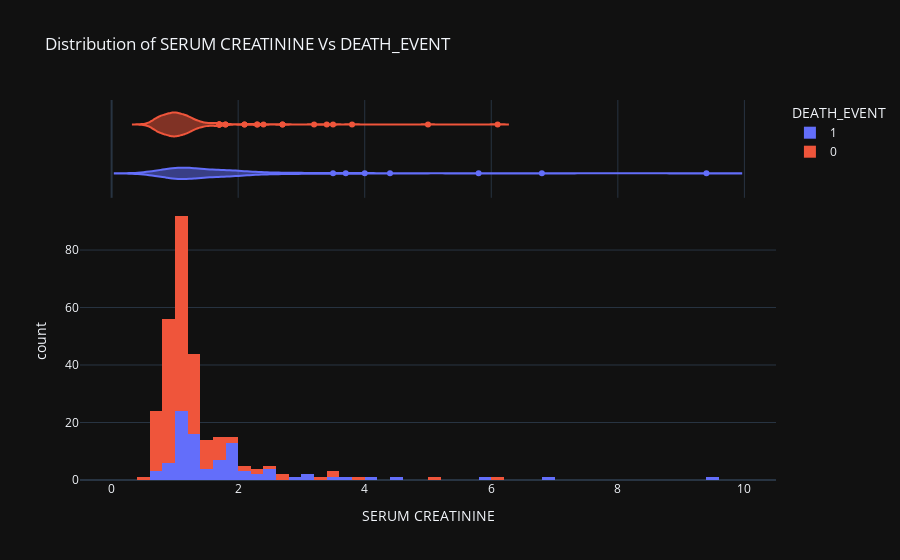

Notebook cell for this chart:
### Code cell
# Now lets categorize the above histogram by DEATH_EVENT vs serum_creatinine

import plotly.express as px
fig = px.histogram(dataset, x="serum_creatinine", color="DEATH_EVENT", marginal="violin", hover_data=dataset.columns,
                   title ="Distribution of SERUM CREATININE Vs DEATH_EVENT", 
                   labels={"serum_creatinine": "SERUM CREATININE"},
                   template="plotly_dark",
                   )
fig.show()

### Figure 1 — Plotly figure (JSON) as saved in the notebook; plotly's stock layout.template omitted (floating-point values rounded to 4 significant figures; data arrays with more than 128 entries replaced by an {"elided": "..."} marker saying what was removed)
{"data": [{"alignmentgroup": "True", "bingroup": "x", "hovertemplate": "DEATH_EVENT=1<br>SERUM CREATININE=%{x}<br>count=%{y}<extra></extra>", "legendgroup": "1", "marker": {"color": "#636efa"}, "name": "1", "offsetgroup": "1", "orientation": "v", "showlegend": true, "type": "histogram", "x": [1.9, 1.1, 1.3, 1.9, 2.1, 1.2, 1.1, 1.5, 9.4, 4, 0.9, 1.1, 1.1, 1.3, 0.9, 0.8, 1, 1.6, 0.9, 1.83, 1.9, 1, 1.3, 5.8, 1.2, 1.83, 3, 1, 1, 3.5, 1, 1, 3, 1.83, 1.2, 1.2, 1.1, 1.9, 0.9, 0.6, 4.4, 1, 1, 1.4, 6.8, 1, 2.2, 2, 1.1, 1.3, 1, 2.3, 1, 2.9, 1.3, 1, 1.2, 1.83, 1, 1.2, 0.7, 2.5, 1, 1.7, 1.7, 1.2, 1.3, 1.83, 3.7, 1.1, 1.7, 1.83, 2.5, 0.9, 1.1, 1.3, 2.4, 1, 1.2, 2.5, 1.2, 1.5, 0.6, 2.1, 1.6, 1.8, 1.6, 1.83, 1.7, 1.1, 1.4, 1.83], "xaxis": "x", "yaxis": "y"}, {"alignmentgroup": "True", "customdata": {"elided": "92x12 float values"}, "hovertemplate": "DEATH_EVENT=%{customdata[11]}<br>SERUM CREATININE=%{x}<br>age=%{customdata[0]}<br>anaemia=%{customdata[1]}<br>creatinine_phosphokinase=%{customdata[2]}<br>diabetes=%{customdata[3]}<br>ejection_fraction=%{customdata[4]}<br>high_blood_pressure=%{customdata[5]}<br>platelets=%{customdata[6]}<br>serum_sodium=%{customdata[7]}<br>sex=%{customdata[8]}<br>smoking=%{customdata[9]}<br>time=%{customdata[10]}<extra></extra>", "legendgroup": "1", "marker": {"color": "#636efa"}, "name": "1", "offsetgroup": "1", "scalegroup": "x", "showlegend": false, "type": "violin", "x": [1.9, 1.1, 1.3, 1.9, 2.1, 1.2, 1.1, 1.5, 9.4, 4, 0.9, 1.1, 1.1, 1.3, 0.9, 0.8, 1, 1.6, 0.9, 1.83, 1.9, 1, 1.3, 5.8, 1.2, 1.83, 3, 1, 1, 3.5, 1, 1, 3, 1.83, 1.2, 1.2, 1.1, 1.9, 0.9, 0.6, 4.4, 1, 1, 1.4, 6.8, 1, 2.2, 2, 1.1, 1.3, 1, 2.3, 1, 2.9, 1.3, 1, 1.2, 1.83, 1, 1.2, 0.7, 2.5, 1, 1.7, 1.7, 1.2, 1.3, 1.83, 3.7, 1.1, 1.7, 1.83, 2.5, 0.9, 1.1, 1.3, 2.4, 1, 1.2, 2.5, 1.2, 1.5, 0.6, 2.1, 1.6, 1.8, 1.6, 1.83, 1.7, 1.1, 1.4, 1.83], "xaxis": "x2", "yaxis": "y2"}, {"alignmentgroup": "True", "bingroup": "x", "hovertemplate": "DEATH_EVENT=0<br>SERUM CREATININE=%{x}<br>count=%{y}<extra></extra>", "legendgroup": "0", "marker": {"color": "#EF553B"}, "name": "0", "offsetgroup": "0", "orientation": "v", "showlegend": true, "type": "histogram", "x": {"elided": "201 float values"}, "xaxis": "x", "yaxis": "y"}, {"alignmentgroup": "True", "customdata": {"elided": "201x12 float values"}, "hovertemplate": "DEATH_EVENT=%{customdata[11]}<br>SERUM CREATININE=%{x}<br>age=%{customdata[0]}<br>anaemia=%{customdata[1]}<br>creatinine_phosphokinase=%{customdata[2]}<br>diabetes=%{customdata[3]}<br>ejection_fraction=%{customdata[4]}<br>high_blood_pressure=%{customdata[5]}<br>platelets=%{customdata[6]}<br>serum_sodium=%{customdata[7]}<br>sex=%{customdata[8]}<br>smoking=%{customdata[9]}<br>time=%{customdata[10]}<extra></extra>", "legendgroup": "0", "marker": {"color": "#EF553B"}, "name": "0", "offsetgroup": "0", "scalegroup": "x", "showlegend": false, "type": "violin", "x": {"elided": "201 float values"}, "xaxis": "x2", "yaxis": "y2"}], "layout": {"barmode": "relative", "legend": {"title": {"text": "DEATH_EVENT"}, "tracegroupgap": 0}, "title": {"text": "Distribution of SERUM CREATININE Vs DEATH_EVENT"}, "xaxis": {"anchor": "y", "domain": [0, 1], "title": {"text": "SERUM CREATININE"}}, "xaxis2": {"anchor": "y2", "domain": [0, 1], "matches": "x", "showgrid": true, "showticklabels": false}, "yaxis": {"anchor": "x", "domain": [0, 0.7326], "title": {"text": "count"}}, "yaxis2": {"anchor": "x2", "domain": [0.7426, 1], "matches": "y2", "showgrid": false, "showline": false, "showticklabels": false, "ticks": ""}}}
